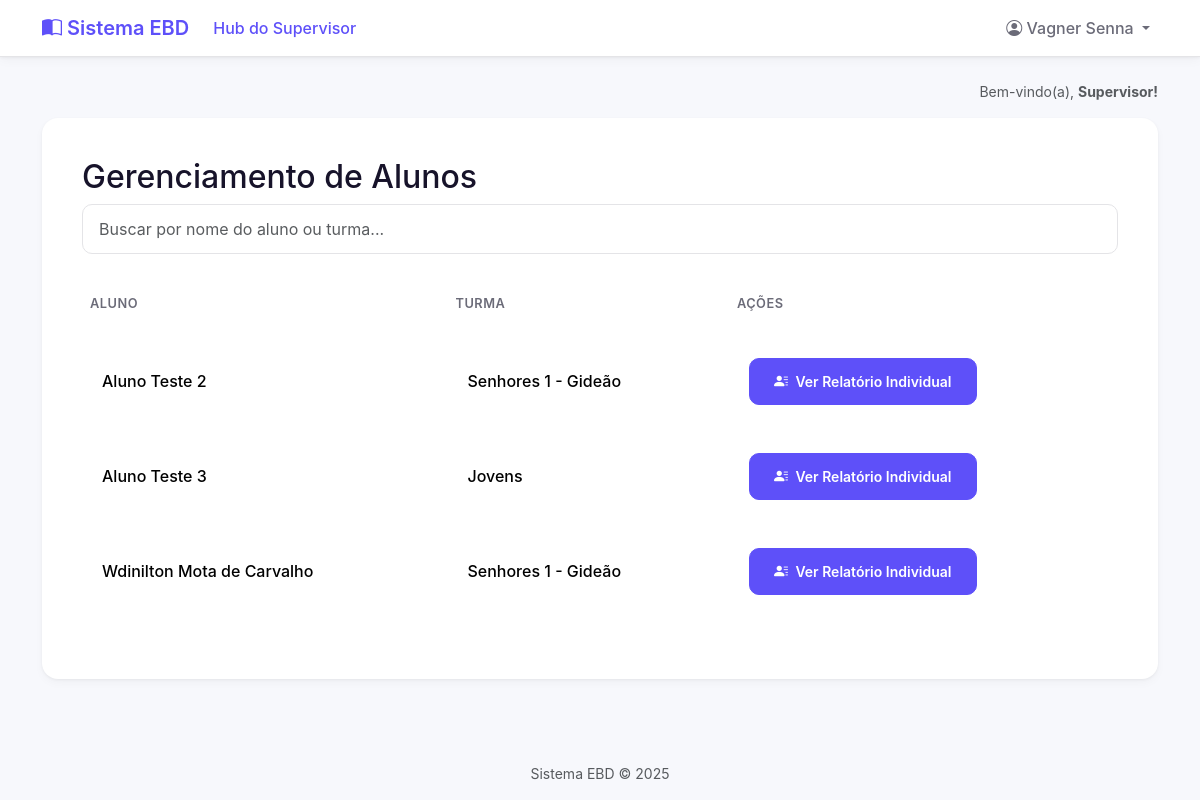
/relatorios/gerenciamento-alunos/ (signed in), run on an earlier commit of the app's database.
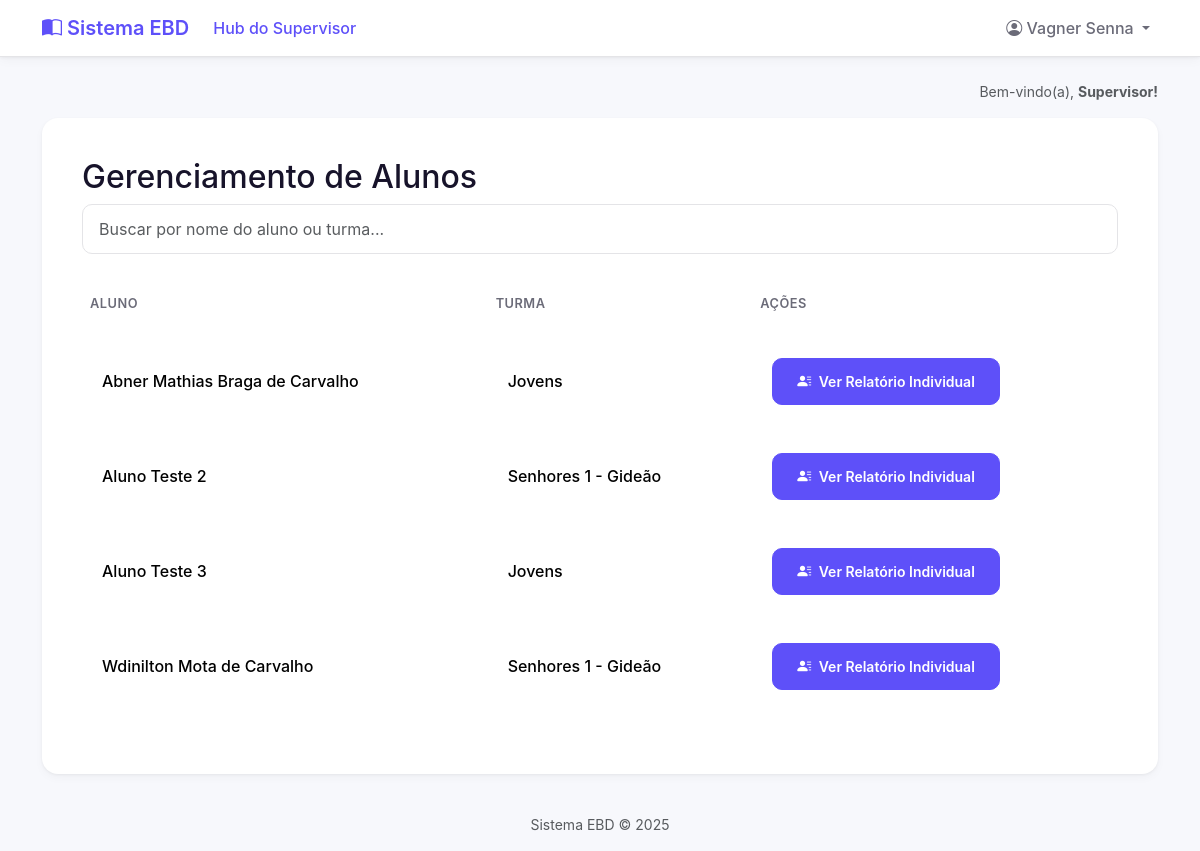
And on a later commit of the database.
### core/models.py (models this page shows, shortened)
class Aluno(models.Model):
    user = models.OneToOneField(
        User,
        on_delete=models.CASCADE,
        related_name='aluno', # Permite fazer request.user.aluno
        null=True,
        blank=True
    )
    nome_completo = models.CharField(max_length=255)
    turma = models.ForeignKey(
        Turma,
        on_delete=models.CASCADE,
        related_name='alunos'
    )
    pontos_totais = models.IntegerField(default=0)
    data_cadastro = models.DateTimeField(auto_now_add=True)

class Turma(models.Model):
    nome = models.CharField(max_length=100, unique=True)
    professor = models.ForeignKey(
        User,
        on_delete=models.SET_NULL,
        null=True,
        blank=True,
        related_name='turmas_lecionadas'
    )

### core/views.py (the view)
# urls.py: path('relatorios/gerenciamento-alunos/', views.gerenciamento_alunos, name='gerenciamento_alunos'),
@login_required
def gerenciamento_alunos(request):
    permissores = permissoes_context(request)
    if not permissores['is_supervisor']:
        return HttpResponseForbidden("<h1>Acesso Negado</h1><p>Apenas supervisores podem ver este relatório.</p>")
    lista_todos_alunos = Aluno.objects.select_related('turma').all().order_by('nome_completo')
    contexto = {'lista_todos_alunos': lista_todos_alunos}
    return render(request, 'gerenciamento_alunos.html', contexto)

### core/context_processors.py (called while the page is built)
def permissoes_context(request):
    is_professor = False
    is_aluno = False
    is_supervisor = False
    aluno = None
    if request.user.is_authenticated:
        is_supervisor = request.user.groups.filter(name='Supervisores').exists()
        is_professor = request.user.groups.filter(name='Professores').exists()
        try:
            aluno = request.user.aluno
            is_aluno = True
        except:
            is_aluno = False
    return {
        'is_supervisor': is_supervisor,
        'is_professor': is_professor,
        'is_aluno': is_aluno,
        'aluno_global': aluno,
    }

### templates/gerenciamento_alunos.html (shortened to what this page needs)
{% extends 'base.html' %}
{% block content %}
    <h2>Gerenciamento de Alunos</h2>
    <input type="text" id="searchInput" onkeyup="filterTable('searchInput', 'searchableTable')" placeholder="Buscar por nome do aluno ou turma..." class="form-control search-box mb-4">
    <table class="table table-hover align-middle" id="searchableTable">
        <thead> <tr> <th>Aluno</th> <th>Turma</th> <th>Ações</th> </tr> </thead>
        <tbody>
            {% for aluno in lista_todos_alunos %}
            <tr>
                <td>{{ aluno.nome_completo }}</td>
                <td>{{ aluno.turma.nome|default:"Sem turma" }}</td>
                <td style="min-width: 220px;">
                    <a href="{% url 'relatorio_aluno_individual' aluno.id %}" class="btn btn-primary btn-sm">
                        <i class="bi bi-person-lines-fill me-1"></i>
                        Ver Relatório Individual
                    </a>
                </td>
            </tr>
            {% endfor %}
        </tbody>
    </table>
{% endblock %}

What changed in the data, as far as the page shows it:
added Aluno: nome_completo "Abner Mathias Braga de Carvalho", turma.nome "Jovens"
